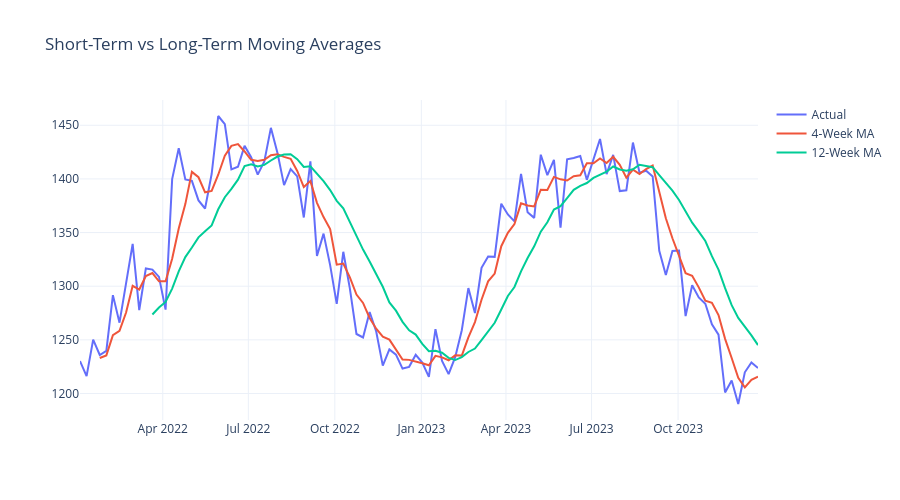

This figure's notebook cell:
### Code cell
# =====================================================
# Moving Averages
# =====================================================

weekly_fuel["MA_4"] = (
    weekly_fuel["gallons"]
    .rolling(4)
    .mean()
)

weekly_fuel["MA_12"] = (
    weekly_fuel["gallons"]
    .rolling(12)
    .mean()
)

fig = go.Figure()

fig.add_trace(
    go.Scatter(
        x=weekly_fuel.index,
        y=weekly_fuel["gallons"],
        name="Actual"
    )
)

fig.add_trace(
    go.Scatter(
        x=weekly_fuel.index,
        y=weekly_fuel["MA_4"],
        name="4-Week MA"
    )
)

fig.add_trace(
    go.Scatter(
        x=weekly_fuel.index,
        y=weekly_fuel["MA_12"],
        name="12-Week MA"
    )
)

fig.update_layout(
    title="Short-Term vs Long-Term Moving Averages",
    template="plotly_white",
    height=500
)

fig.show()
